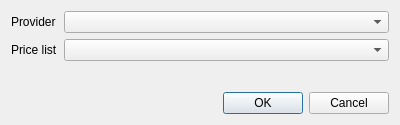
<?xml version="1.0" encoding="UTF-8"?>
<ui version="4.0">
 <class>dlgSelectProviderPriceList</class>
 <widget class="QDialog" name="dlgSelectProviderPriceList">
  <property name="geometry">
   <rect>
    <x>0</x>
    <y>0</y>
    <width>400</width>
    <height>125</height>
   </rect>
  </property>
  <property name="windowTitle">
   <string>Select a price list</string>
  </property>
  <layout class="QVBoxLayout" name="verticalLayout">
   <item>
    <layout class="QFormLayout" name="formLayout">
     <item row="0" column="0">
      <widget class="QLabel" name="label">
       <property name="text">
        <string>Provider</string>
       </property>
      </widget>
     </item>
     <item row="0" column="1">
      <widget class="QComboBox" name="cboProviders"/>
     </item>
     <item row="1" column="0">
      <widget class="QLabel" name="label_2">
       <property name="text">
        <string>Price list</string>
       </property>
      </widget>
     </item>
     <item row="1" column="1">
      <widget class="QComboBox" name="cboPriceLists"/>
     </item>
    </layout>
   </item>
   <item>
    <widget class="QDialogButtonBox" name="buttonBox">
     <property name="orientation">
      <enum>Qt::Horizontal</enum>
     </property>
     <property name="standardButtons">
      <set>QDialogButtonBox::Cancel|QDialogButtonBox::Ok</set>
     </property>
    </widget>
   </item>
  </layout>
 </widget>
 <resources/>
 <connections>
  <connection>
   <sender>buttonBox</sender>
   <signal>accepted()</signal>
   <receiver>dlgSelectProviderPriceList</receiver>
   <slot>accept()</slot>
   <hints>
    <hint type="sourcelabel">
     <x>248</x>
     <y>254</y>
    </hint>
    <hint type="destinationlabel">
     <x>157</x>
     <y>274</y>
    </hint>
   </hints>
  </connection>
  <connection>
   <sender>buttonBox</sender>
   <signal>rejected()</signal>
   <receiver>dlgSelectProviderPriceList</receiver>
   <slot>reject()</slot>
   <hints>
    <hint type="sourcelabel">
     <x>316</x>
     <y>260</y>
    </hint>
    <hint type="destinationlabel">
     <x>286</x>
     <y>274</y>
    </hint>
   </hints>
  </connection>
 </connections>
</ui>
